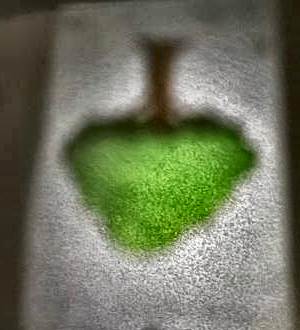
#> input picture 003/003 - LAB/imagen_preprocesada.png, 300 x 330 px
$ jupyter execute '008 - actividad integradora - segmentacion por color.ipynb'
#> lines starting #> are read from the running program, lines starting #| are printed output that depends on the picture; after the words box and inside, x2 and y2 are one past the last pixel; in counts of white or black regions, pixels touching at a corner belong together
# Actividad integradora: Segmentación por color

En esta actividad vas a tomar decisiones propias. Ya viste ejemplos guiados; ahora te toca diseñar una estrategia de segmentación, justificarla y revisar tus resultados.

## Consigna general

Podés trabajar de dos maneras:

- con una imagen de ejemplo del repositorio, o
- con `imagen_preprocesada.png` si antes completaste `007 - recuperacion y preprocesamiento de imagenes propias.ipynb`.

La meta no es solo obtener una máscara "linda", sino explicar por qué elegiste esa estrategia y qué límites encontraste.

## Qué se espera que entregues

- una imagen de entrada,
- una o más máscaras de prueba,
- una versión final segmentada,
- una breve justificación de los umbrales elegidos,
- una reflexión sobre errores, ajustes y límites del método.

## Criterios de evaluación

- claridad en la lectura de la imagen,
- justificación de parámetros,
- capacidad para comparar alternativas,
- interpretación crítica del resultado,
- uso claro del lenguaje técnico.

[cell 1]
import urllib.request
from pathlib import Path

import cv2
import matplotlib.pyplot as plt
import numpy as np


def cargar_rgb(ruta):
    imagen_bgr = cv2.imread(str(ruta))
    return cv2.cvtColor(imagen_bgr, cv2.COLOR_BGR2RGB)


def mostrar_canales(imagen_rgb):
    rojo = imagen_rgb[:, :, 0]
    verde = imagen_rgb[:, :, 1]
    azul = imagen_rgb[:, :, 2]

    fig, axes = plt.subplots(2, 2, figsize=(10, 9))
    axes[0, 0].imshow(imagen_rgb)
    axes[0, 0].set_title("Imagen original")
    axes[0, 0].axis("off")

    axes[0, 1].imshow(rojo, cmap="gray")
    axes[0, 1].set_title("Canal rojo")
    axes[0, 1].axis("off")

    axes[1, 0].imshow(verde, cmap="gray")
    axes[1, 0].set_title("Canal verde")
    axes[1, 0].axis("off")

    axes[1, 1].imshow(azul, cmap="gray")
    axes[1, 1].set_title("Canal azul")
    axes[1, 1].axis("off")

    plt.tight_layout()
    plt.show()


def mostrar_histogramas(imagen_rgb):
    fig, axes = plt.subplots(1, 3, figsize=(15, 4))
    for ax, indice, color, titulo in zip(
        axes,
        [0, 1, 2],
        ["red", "green", "blue"],
        ["Rojo", "Verde", "Azul"],
    ):
        hist, bins = np.histogram(imagen_rgb[:, :, indice].flatten(), bins=256, range=[0, 256])
        ax.plot(bins[:-1], hist, color=color)
        ax.set_title(f"Histograma {titulo}")
        ax.set_xlim(0, 255)
        ax.grid(alpha=0.3)
    plt.tight_layout()
    plt.show()


def segmentar_color(imagen_rgb, r_min, r_max, g_min, g_max, b_min, b_max):
    rojo = imagen_rgb[:, :, 0]
    verde = imagen_rgb[:, :, 1]
    azul = imagen_rgb[:, :, 2]
    mascara = (
        (rojo >= r_min) & (rojo <= r_max) &
        (verde >= g_min) & (verde <= g_max) &
        (azul >= b_min) & (azul <= b_max)
    )
    return mascara

[cell 2]
archivos = {
    "flores": (
        Path("flowers.jpg"),
        "https://www.dropbox.com/s/jetlnfihles3g7k/flowers.jpg?dl=1",
    ),
    "frutos": (
        Path("frutos_rojos.png"),
        "https://www.dropbox.com/s/do6b49d10ty1dyf/frutos_rojos.png?dl=1",
    ),
}

for ruta, url in archivos.values():
    if not ruta.exists():
        urllib.request.urlretrieve(url, ruta)

if Path("imagen_preprocesada.png").exists():
    print("También está disponible: imagen_preprocesada.png")

print("Imágenes listas para la actividad.")

## Parte 1. Elegí una imagen y un color objetivo

Si completaste el cuaderno extra de preprocesamiento, te conviene empezar con `imagen_preprocesada.png`. Si no, podés trabajar con `flowers.jpg` o con `frutos_rojos.png`.

Antes de escribir código, anotá qué color querés segmentar y por qué te parece un buen caso para probar.

[cell 3]
# Elegí la imagen con la que vas a trabajar.
if Path("imagen_preprocesada.png").exists():
    nombre_imagen = "imagen_preprocesada.png"
else:
    nombre_imagen = "flowers.jpg"  # o "frutos_rojos.png"

imagen_rgb = cargar_rgb(nombre_imagen)
#> in cargar_rgb, imagen_bgr is the input picture: shape (330, 300, 3); mean B, G, R 94.1, 117.8, 112

# Escribí en una frase qué color querés segmentar.
color_objetivo = ""

plt.figure(figsize=(6, 6))
plt.imshow(imagen_rgb)
plt.title(f"Imagen elegida: {nombre_imagen}")
plt.axis("off")
plt.show()

print("Color objetivo:", color_objetivo)

## Parte 2. Explorá canales e histogramas

Antes de definir umbrales, mirá la imagen por canales y revisá sus histogramas. La pregunta clave es: ¿qué canal parece más útil para distinguir el color que querés aislar?

[cell 4]
mostrar_canales(imagen_rgb)
#> in mostrar_canales, `rojo = imagen_rgb[:, :, 0]`:
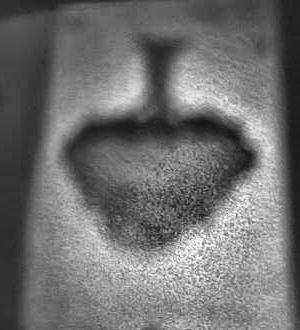
#> rojo: shape (330, 300); min 5, max 255, mean 112
#> in mostrar_canales, `verde = imagen_rgb[:, :, 1]`:
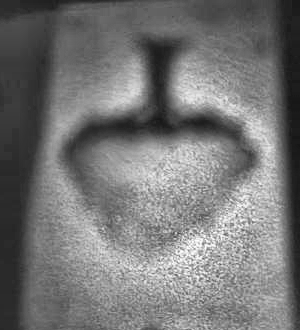
#> verde: shape (330, 300); min 21, max 255, mean 117.8
#> in mostrar_canales, `azul = imagen_rgb[:, :, 2]`:
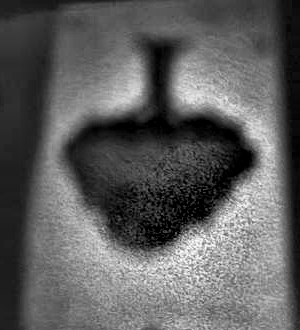
#> azul: shape (330, 300); min 0, max 254, mean 94.1
#> in mostrar_canales, `plt.show()`:
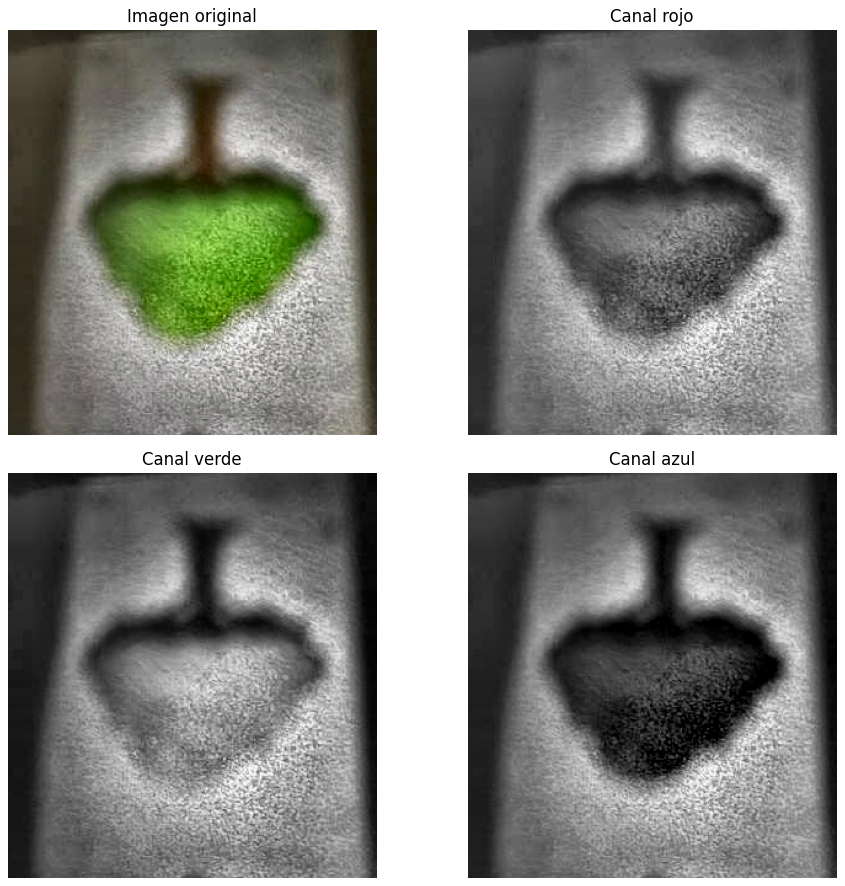
#> figure drawn by matplotlib, 4 panels
mostrar_histogramas(imagen_rgb)
#> in mostrar_histogramas, `plt.show()`:
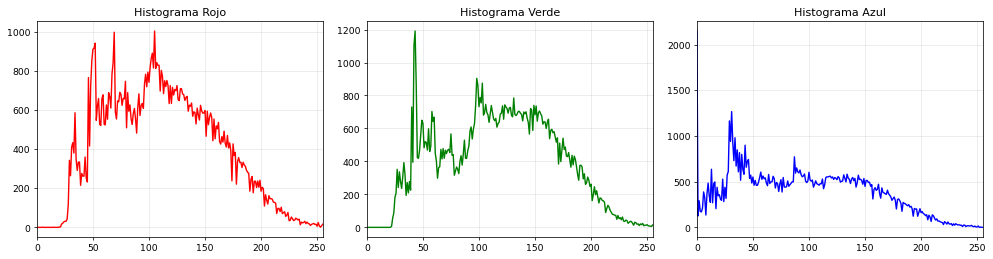
#> figure drawn by matplotlib, 3 panels; panel 1: curve peaks at x = 105, y = 1004; panel 2: curve peaks at x = 43, y = 1191; panel 3: curve peaks at x = 0, y = 2149

# Escribí una observación breve sobre lo que viste.
observacion = ""
print(observacion)

## Parte 3. Diseñá tu primera estrategia de segmentación

Completá los rangos mínimos y máximos para cada canal. No tienen por qué ser perfectos en el primer intento. La idea es que puedas probar, mirar y corregir.

[cell 5]
r_min, r_max = 0, 150
g_min, g_max = 0, 255
b_min, b_max = 0, 150

mascara_1 = segmentar_color(imagen_rgb, r_min, r_max, g_min, g_max, b_min, b_max)
#> in segmentar_color, `mascara = ( (rojo >= r_min) & (rojo <= r_max) & (verde >= g_min) & (ve..`:
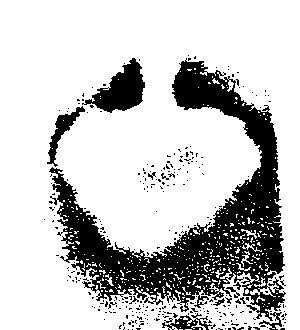
#> mascara: shape (330, 300) bool; 77.6% white; 299 black regions (286 under 20 px), largest, box (x1, y1, x2, y2) and area: (49, 58, 286, 321) 18222, (82, 58, 145, 113) 1663, (47, 106, 85, 167) 587
resultado_1 = imagen_rgb.copy()
resultado_1[~mascara_1] = 0
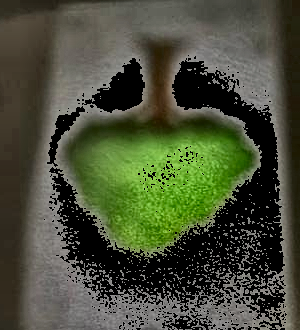
#> resultado_1: shape (330, 300, 3); mean R, G, B 72, 77.9, 55.6

fig, axes = plt.subplots(1, 3, figsize=(15, 5))
axes[0].imshow(imagen_rgb)
axes[0].set_title("Original")
axes[0].axis("off")

axes[1].imshow(mascara_1, cmap="gray")
axes[1].set_title("Máscara 1")
axes[1].axis("off")

axes[2].imshow(resultado_1)
axes[2].set_title("Resultado 1")
axes[2].axis("off")

plt.tight_layout()
plt.show()

## Parte 4. Revisá y mejorá

Proponé una segunda estrategia. Puede cambiar solo un parámetro o varios. Después compará ambos resultados y explicá cuál conservarías.

[cell 6]
r_min_2, r_max_2 = 0, 150
g_min_2, g_max_2 = 0, 255
b_min_2, b_max_2 = 0, 100

mascara_2 = segmentar_color(imagen_rgb, r_min_2, r_max_2, g_min_2, g_max_2, b_min_2, b_max_2)
#> call 2 of segmentar_color, with r_min = 0, r_max = 150, g_min = 0, g_max = 255, b_min = 0, b_max = 100
#> in segmentar_color (call 2), `mascara = ( (rojo >= r_min) & (rojo <= r_max) & (verde >= g_min) & (ve..`:
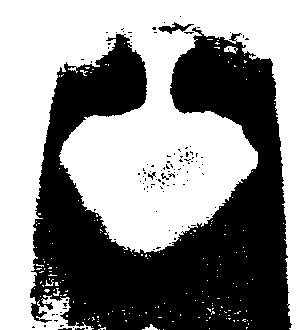
#> mascara: shape (330, 300) bool; 55% white; 111 black regions (106 under 20 px), largest, box (x1, y1, x2, y2) and area: (30, 27, 292, 330) 43934, (158, 22, 194, 34) 162, (148, 172, 156, 180) 28, (161, 173, 169, 180) 22, (58, 328, 72, 330) 21
resultado_2 = imagen_rgb.copy()
resultado_2[~mascara_2] = 0
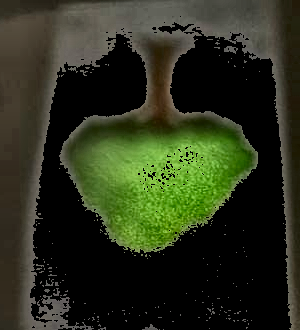
#> resultado_2: shape (330, 300, 3); mean R, G, B 42.7, 48.9, 27.8

fig, axes = plt.subplots(2, 2, figsize=(12, 10))
axes[0, 0].imshow(mascara_1, cmap="gray")
axes[0, 0].set_title("Máscara 1")
axes[0, 0].axis("off")

axes[0, 1].imshow(resultado_1)
axes[0, 1].set_title("Resultado 1")
axes[0, 1].axis("off")

axes[1, 0].imshow(mascara_2, cmap="gray")
axes[1, 0].set_title("Máscara 2")
axes[1, 0].axis("off")

axes[1, 1].imshow(resultado_2)
axes[1, 1].set_title("Resultado 2")
axes[1, 1].axis("off")

plt.tight_layout()
plt.show()

$ run again, with 003/003 - LAB/paisaje.png copied over 003/003 - LAB/imagen_preprocesada.png
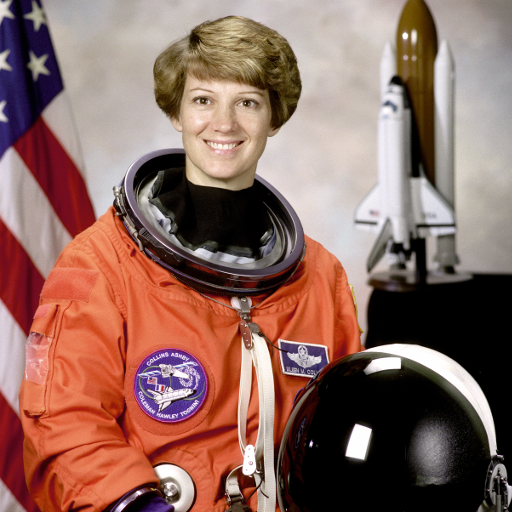
#> input picture 003/003 - LAB/paisaje.png, 512 x 512 px
#> in cargar_rgb, imagen_bgr is the input picture: shape (512, 512, 3); mean B, G, R 96.5, 105.8, 141.6
#> in segmentar_color, `mascara = ( (rojo >= r_min) & (rojo <= r_max) & (verde >= g_min) & (ve..`:
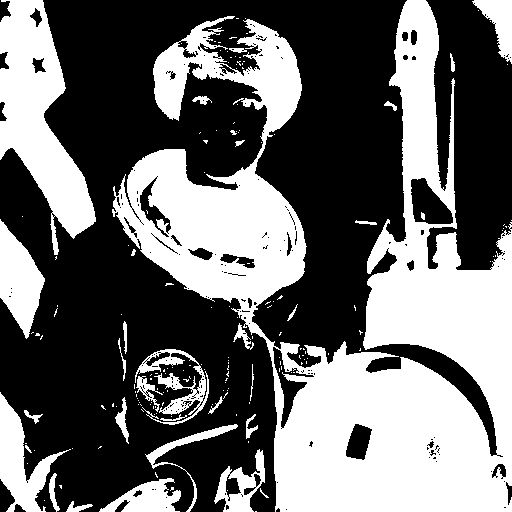
#> mascara: shape (512, 512) bool; 41.8% white; 177 white regions (144 under 20 px), largest, box (x1, y1, x2, y2) and area: (112, 0, 512, 512) 82885, (0, 0, 96, 255) 11449, (0, 392, 71, 512) 3068
#> mascara: shape (512, 512) bool; 36.9% white; 204 white regions (169 under 20 px), largest, box (x1, y1, x2, y2) and area: (112, 16, 512, 512) 67823, (0, 0, 96, 239) 10272, (390, 0, 455, 211) 5920
#> `resultado_2[~mascara_2] = 0`:
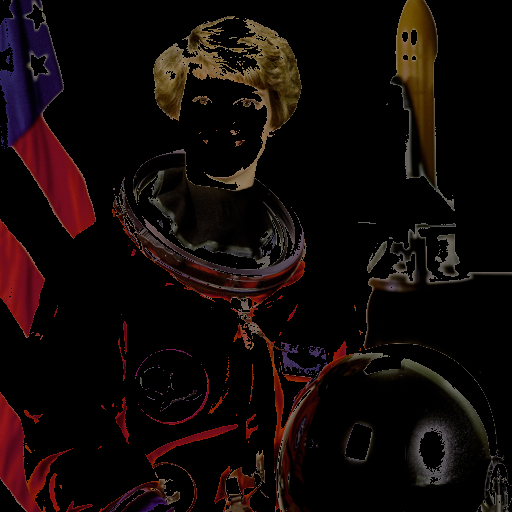
#> resultado_2: shape (512, 512, 3); mean R, G, B 17.5, 9.1, 7.9
